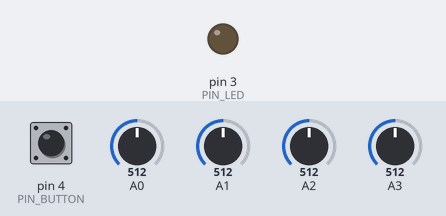
The sketch below on a simulated Arduino Uno, built with avr-gcc and run on an emulated ATmega328P. Parts: output pins drawn as LEDs (lit = HIGH). Inputs (shaded band) come from the test bench; at power-on: pin 4 (PIN_BUTTON) HIGH, A0 = 512, A1 = 512, A2 = 512, A3 = 512. What the sketch prints to the serial monitor is not drawn.

Above: at 1.8 s.
1.9 s: pin 4 (PIN_BUTTON) pulled LOW for 1 s
At 4.1 s:
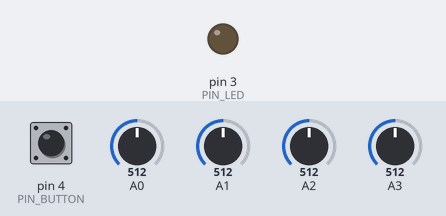
12.7 s: pin 4 (PIN_BUTTON) pulled LOW for 0.25 s
At 14.5 s:
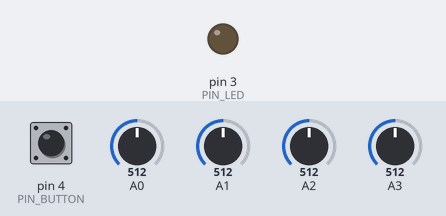
Timing chart, 0 to 15.6 s (numbered marks = the images above; inputs shaded):
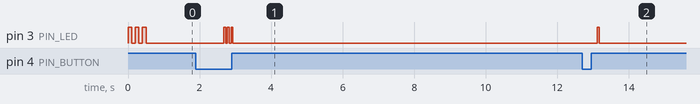

Measured:
- after the input at 1.9 s, pin 3 (PIN_LED): alternates HIGH for 0.05 s and LOW for 0.05 s, 6 changes in all, then stays LOW, starting after 0.78 s
- after the input at 12.7 s, pin 3 (PIN_LED): LOW → HIGH after 0.42 s, → LOW 0.05 s later

The sketch:

test.ino
```cpp
/*
  MOD1 ADC + Button Test

  Verifies that A0-A3 and the button are working correctly.
  Open Serial Monitor at 115200 baud.

  Turn each pot and check if values change.
  Press button
*/

#define PIN_LED    3
#define PIN_BUTTON 4

void setup() {
  Serial.begin(115200);
  Serial.println(F("\n=== ADC + Button Test ==="));
  Serial.println(F("Turn pots and watch values. Press button to test."));
  Serial.println(F("Expected: 0-1023 for each ADC\n"));

  pinMode(PIN_LED, OUTPUT);
  pinMode(PIN_BUTTON, INPUT_PULLUP);

  // Blink to show we're alive
  for (int i = 0; i < 3; i++) {
    digitalWrite(PIN_LED, HIGH);
    delay(100);
    digitalWrite(PIN_LED, LOW);
    delay(100);
  }
}

// Button handling
uint8_t btnLast = HIGH;
uint32_t btnDownTime = 0;
bool longFired = false;

void loop() {
  // Read all ADCs
  uint16_t a0 = analogRead(A0);
  uint16_t a1 = analogRead(A1);
  uint16_t a2 = analogRead(A2);
  uint16_t a3 = analogRead(A3);

  // Print values
  Serial.print(F("A0(Freq): "));
  Serial.print(a0);
  printBar(a0);

  Serial.print(F("  A1(Vert): "));
  Serial.print(a1);
  printBar(a1);

  Serial.print(F("  A2(Page): "));
  Serial.print(a2);
  printBar(a2);

  Serial.print(F("  A3(CV): "));
  Serial.print(a3);
  printBar(a3);

  // Button state
  uint8_t btnNow = digitalRead(PIN_BUTTON);
  Serial.print(F("  BTN: "));
  Serial.print(btnNow == LOW ? F("DOWN") : F("UP  "));

  // Detect short press
  if (btnLast == HIGH && btnNow == LOW) {
    btnDownTime = millis();
    longFired = false;
  }

  if (btnLast == LOW && btnNow == HIGH) {
    uint32_t held = millis() - btnDownTime;
    if (held >= 30 && held < 500 && !longFired) {
      Serial.print(F(" -> SHORT PRESS!"));
      digitalWrite(PIN_LED, HIGH);
      delay(50);
      digitalWrite(PIN_LED, LOW);
    }
  }

  // Detect long press
  if (btnNow == LOW && !longFired && (millis() - btnDownTime > 600)) {
    longFired = true;
    Serial.print(F(" -> LONG PRESS!"));
    for (int i = 0; i < 3; i++) {
      digitalWrite(PIN_LED, HIGH);
      delay(50);
      digitalWrite(PIN_LED, LOW);
      delay(50);
    }
  }

  btnLast = btnNow;

  Serial.println();
  delay(200);
}

void printBar(uint16_t val) {
  // Print a simple bar graph
  Serial.print(F("["));
  uint8_t bars = val / 64;  // 0-15 bars for 0-1023
  for (uint8_t i = 0; i < 16; i++) {
    Serial.print(i < bars ? '#' : '-');
  }
  Serial.print(F("]"));
}
```
